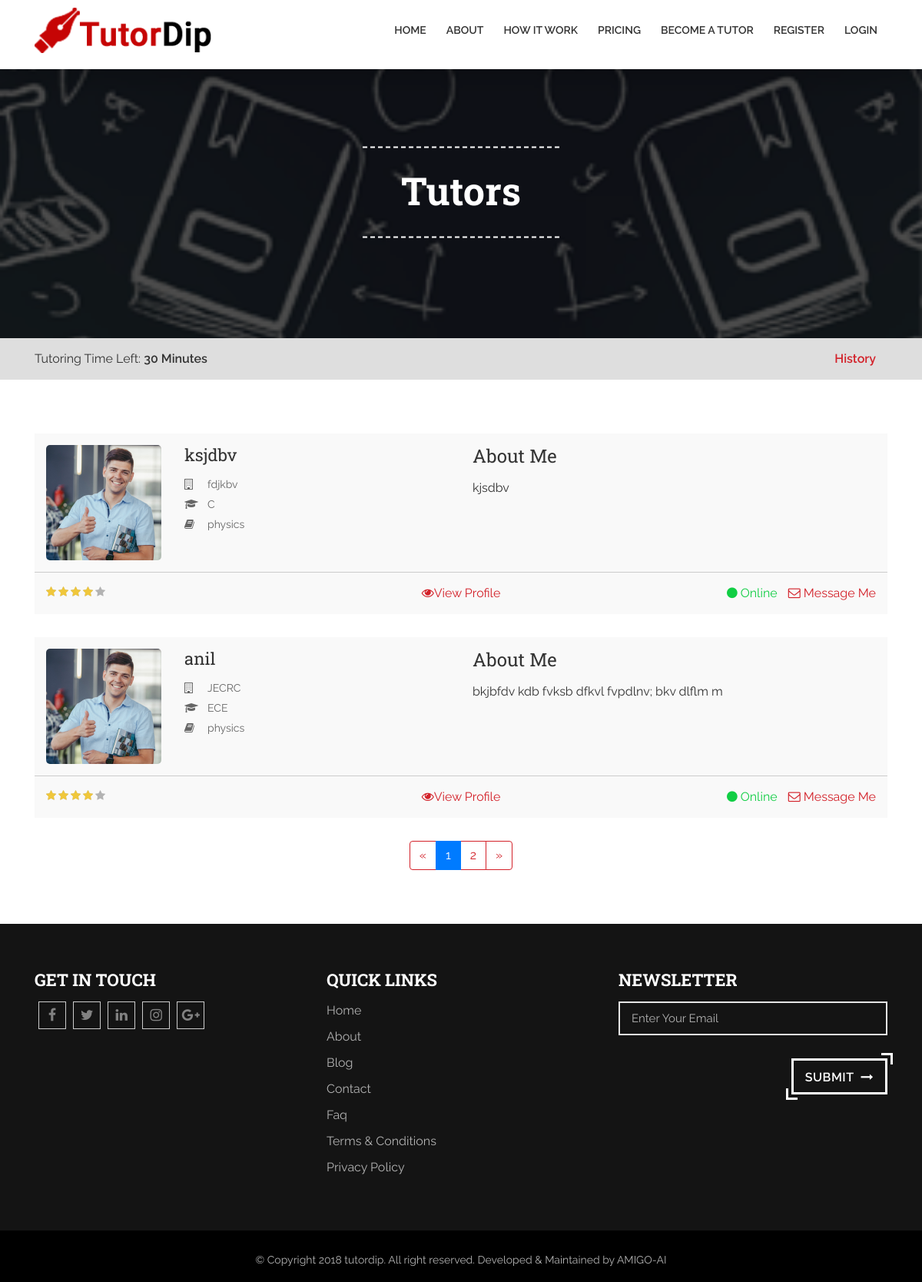
The page /tutor on the database its author committed.
### Blogs/models.py (models this page shows)
class Tutoradmin(models.Model):
    Name = models.CharField(max_length=50)
    University = models.CharField(max_length=250)
    Subjects = models.CharField(max_length=250)
    Stream = models.CharField(max_length=250)
    About = models.CharField(max_length=1000)
    Fullabout = models.CharField(max_length=2500)

### Tutordip/views.py (the view)
# urls.py: path('tutor', views.tutor, name='tutor'),
def tutor(request):
    tutorlist = Tutoradmin.objects.all()
    tutorlist = tutorlist.order_by('-id')
    page = request.GET.get('page', 1)
    paginator = Paginator(tutorlist, 2)
    try:
        tutorlist = paginator.page(page)
    except PageNotAnInteger:
        tutorlist = paginator.page(1)
    except EmptyPage:
        tutorlist = paginator.page(paginator.num_pages)
    context = {'tutorlist': tutorlist}
    return render(request, 'tutor.html', context)

### templates/tutor.html (shortened to what this page needs)
{% extends "base.html" %}
{% load i18n widget_tweaks %}
{% block content %}
  <section class="parallex_bg intro_inner wow fadeInDown common_inner_banner">
    <div class="dark_overlay"></div>
    <div class="container">
        <div class="white_text intro_wrap text-center">
            <div class="row justify-content-center">
                <div class="col-lg-8 text-center">
                    <h1>Tutors</h1>
                </div>
            </div>
        </div>
    </div>
  </section>
  <div class="sub_nav">
    <div class="container">
        <div class="row">
            <div class="col-md-12">
                <div class="left_time">
                    <p>Tutoring Time Left: <span>30 Minutes</span></p>
                </div>
                <nav>
                    <ul>
                        <li><a href="{% url 'studenthistory' %}">History</a></li>
                    </ul>
                </nav>
            </div>
        </div>
    </div>
  </div>
    <main class="main_container tutor_page">
        <section class="section_padding tutor_section">
            <div class="container">
                <div class="row">
                    <div class="col-md-12">
                    {% for i in tutorlist %}
                        <div class="tutor_list">
                            <div class="row">
                                <div class="col-md-6">
                                    <div class="tutor_list_inner">
                                        <div class="tutor_list_pic">
                                            <figure><img src="images/tutor_pic.jpg" alt=""></figure>
                                        </div>
                                        <div class="tutor_list_inner_profile">
                                            <h5>{{ i.Name }}</h5>
                                            <ul>
                                                <li><i class="fa fa-building-o" aria-hidden="true"></i>{{ i.University }}</li>
                                                <li><i class="fa fa-graduation-cap" aria-hidden="true"></i>{{ i.Stream }}</li>
                                                <li><i class="fa fa-book" aria-hidden="true"></i>{{ i.Subjects }}</li>
                                            </ul>
                                        </div>
                                    </div>
                                </div>
                                <div class="col-md-6">
                                    <div class="tutor_list_inner_content">
                                        <h4>About Me</h4>
                                        {{ i.About }}
                                    </div>
                                </div>
                            </div>
                            <div class="row tutor_footer_row">
                                <div class="col-md-4">
                                    <div class="rating">
                                        <div class="star-rating">
                                            <span style="width:80%"></span>
                                        </div>
                                    </div>
                                </div>
                                <div class="col-md-4 text-center">
                                    <span class="reply"><a href="javascript:;"><i class="fa fa-eye" aria-hidden="true"></i><a href= "{% url 'tutorprofile' i.id %}">View Profile</a></span>
                                </div>
                                <div class="col-md-4">
                                    <div class="reply_online">
                                        <span class="online green"><i class="fa fa-circle" aria-hidden="true"></i> Online</span>
                                        <span class="reply"><a href="javascript:;"><i class="fa fa-envelope-o" aria-hidden="true"></i> Message Me</a></span>
                                    </div>
                                </div>
                            </div>
                        </div>
                        {% endfor %}
                    {% if tutorlist.has_other_pages %}
                        <nav class="navPaging">
                          <ul class="pagination  justify-content-center">
                                   {% if tutorlist.has_previous %}
                            <li class="page-item">
                              <a class="page-link" href="?subject={{ a }}&page={{ tutorlist.previous_page_number }}" aria-label="Previous">
                                <span aria-hidden="true">&laquo;</span>
                                <span class="sr-only">Previous</span>
                              </a>
                            </li>
                                       {% else %}
                            <li class="page-item">
                                <a class="page-link" href="" aria-label="Previous">
                                <span aria-hidden="true">&laquo;</span>
                                    <span class="sr-only">Previous</span></a></li>
                                       {% endif %}
                              {% for i in tutorlist.paginator.page_range %}
                                  {% if tutorlist.number == i %}
                                  <li class="active page-item"><a class="page-link" href="">{{ i }}</a></li>
                                  {% else %}
                                  <li class="page-item"><a class="page-link" href="?subject={{ a }}&page={{ i }}">{{ i }}</a></li>
                                  {% endif %}
                              {% endfor %}
                            {% if tutorlist.has_next %}
                            <li class="page-item">
                              <a class="page-link" href="?subject={{ a }}&page={{ tutorlist.next_page_number }}" aria-label="Next">
                                <span aria-hidden="true">&raquo;</span>
                              </a>
                            </li>
                            {% else %}
                                <a class="page-link" href="" aria-label="Next">
                                <span aria-hidden="true">&raquo;</span>
                                <span class="sr-only">Next</span>
                                </a>
                            {% endif %}
                          </ul>
                        </nav>
                    {% endif %}
                    </div>
                </div>
            </div>
        </section>
    </main>
    {% endblock %}

### templates/base.html (shortened to what this page needs)
<!DOCTYPE html>
<html lang="en">
<head>
    {% load static %}
        <link rel="stylesheet" href="{% static 'css/bootstrap.css' %}">
        <link rel="stylesheet" href="{% static 'css/animate.css' %}">
        <link rel="stylesheet" href="{% static 'css/font-awesome.css' %}">
        <link rel="stylesheet" href="{% static 'css/owl.carousel.css' %}">
        <link rel="stylesheet" href="{% static 'css/magnific-popup.css' %}">
        <link rel="stylesheet" href="{% static 'css/normal.css' %}">
        <link rel="stylesheet" href="{% static 'css/styles.css' %}">
        <link rel="stylesheet" href="{% static 'css/media-responsive.css' %}">
</head>
<body>
        <header class="header">
            <div class="top_header">
                <div class="container">
                    <div class="row">
                        <div class="col-lg-12">
                            <nav class="navbar navbar-expand-lg navbar-light">
                                <div class="logo">
                                    <a class="navbar-brand" href="{% url 'home' %}">
                                        <img src="{% static 'images/logo.png' %}" alt="Tutuordip Logo">
                                    </a>
                                </div>
                                <div class="collapse navbar-collapse" id="navbarSupportedContent">
                                    <ul class="navbar-nav mr-auto">
                                        <li class="nav-item">
                                            <a class="nav-link" href="{% url 'home' %}">Home</a></li>
                                        <li class="nav-item">
                                            <a class="nav-link" href="{% url 'about-us' %}">About</a></li>
                                        <li class="nav-item">
                                            <a class="nav-link" href="#">How It Work</a> </li>
                                         <li class="nav-item">
                                            <a class="nav-link" href="{% url 'pricing' %}">Pricing</a> </li>
                                        {% if user.is_authenticated %}
                                        <li class="nav-item">
                                            <a class="nav-link" href="{% url 'logoutuser' %}">Logout</a></li>
                                         {% else %}
                                            <li class="nav-item">
                                            <a class="nav-link" href="{% url 'become-a-tutor' %}">Become a Tutor</a> </li>
                                         	<li class="nav-item">
                                            <a class="nav-link" href="{% url 'signup' %}">Register</a> </li>
                                            <li class="nav-item">
                                            <a class="nav-link" href="{% url 'login' %}">Login</a></li>
                                        {% endif %}
                                    </ul>
                                </div>
                            </nav>
                        </div>
                    </div>
                </div>
            </div>
        </header>
                {% block content %}{% endblock %}
        <footer class="footer wow fadeInUp">
            <div class="top_footer">
                <div class="container">
                    <div class="row">
                        <div class="col-lg-4">
                            <div class="social_link">
                                <h5>Get In Touch</h5>
                                <ul>
                                    <li><a href="javascript:;"><i class="fa fa-facebook-f" aria-hidden="true"></i></a></li>
                                    <li><a href="javascript:;"><i class="fa fa-twitter" aria-hidden="true"></i></a></li>
                                    <li><a href="javascript:;"><i class="fa fa-linkedin" aria-hidden="true"></i></a></li>
                                    <li><a href="javascript:;"><i class="fa fa-instagram" aria-hidden="true"></i></a></li>
                                    <li><a href="javascript:;"><i class="fa fa-google-plus" aria-hidden="true"></i></a></li>
                                </ul>
                            </div>
                        </div>
                        <div class="col-lg-4">
                            <h5>Quick Links</h5>
                            <nav>
                                <ul>
                                    <li><a href="{% url 'home' %}">Home</a></li>
                                    <li><a href="{% url 'about-us' %}">About</a></li>
                                    <li><a href="{% url 'Blogs' %}">Blog</a></li>
                                    <li><a href="#">Contact</a></li>
                                    <li><a href="{% url 'faq' %}">Faq</a></li>
                                    <li><a href="{% url 'terms' %}">Terms &amp; Conditions</a></li>
                                    <li><a href="{% url 'privacy' %}">Privacy Policy</a></li>
                                </ul>
                            </nav>
                        </div>
                        <div class="col-lg-4">
                            <div class="footer_newsletter">
                                <h5>Newsletter</h5>
                                <form>
                                    <div class="form-group">
                                        <input type="email" name="email" placeholder="Enter Your Email" class="form-control">
                                    </div>
                                    <a href="javascript:;" class="btnDefault white_btn pull-right">Submit <i class="fa fa-long-arrow-right icon_left" aria-hidden="true"></i></a>
                                </form>
                            </div>
                        </div>
                    </div>
                </div>
            </div>
            <div class="footer_bottom">
                <div class="container">
                    <div class="row">
                        <div class="col-lg-12">
                            <p>© Copyright 2018 tutordip. All right reserved.   Developed & Maintained by AMIGO-AI</p>
                        </div>
                    </div>
                </div>
            </div>
    </footer>
</body>
</html>

### rows shown on the page
Tutoradmin: Name "ksjdbv", University "fdjkbv", Stream "C", Subjects "physics", About "kjsdbv"
Tutoradmin: Name "anil", University "JECRC", Stream "ECE", Subjects "physics", About "bkjbfdv kdb fvksb dfkvl fvpdlnv; bkv dlflm m"

### other values the page prints
{{ i }} "1"
{{ i }} "2"
